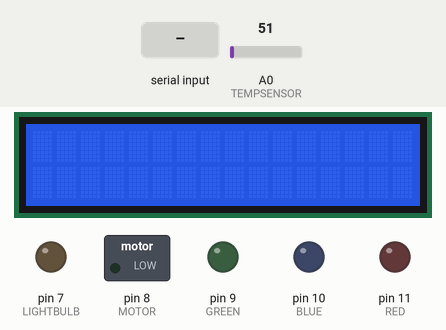
Simulated run of this sketch. Board: Arduino Uno, built with avr-gcc and run on an emulated ATmega328P. Shown: 16×2 character LCD, switched loads named in the sketch (green lamp = pin HIGH), output pins drawn as LEDs (lit = HIGH). The inputs (shaded band) are chosen by the test bench; at power-on: A0 (TEMPSENSOR) = 51. What the sketch prints to the serial monitor is not drawn.

Above: at 2.2 s.
2.3 s: "ON\n" received over Serial
4.8 s: "OFF\n" received over Serial
7.3 s: "1\n" received over Serial
At 10.6 s:
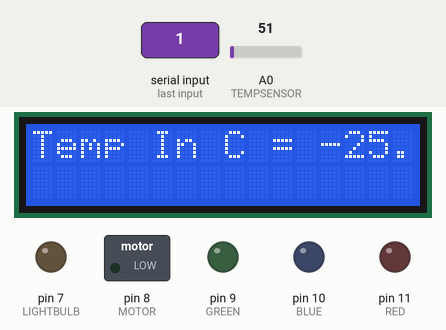
Timing chart, 0 to 12.1 s (numbered marks = the images above; inputs shaded):
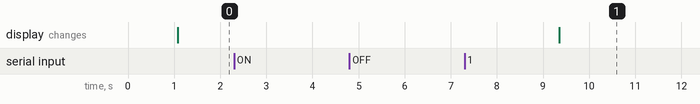

The sketch:

EnvironmentAutomation.ino
```cpp
#include <LiquidCrystal.h>

LiquidCrystal lcd(13, 12, 5, 4, 3, 2);

// API declration
const String ssid = "Simulator Wifi";
const String password = "";
const String host = "api.thingspeak.com";
const int httpPort = 80;
const String uriSmartAc = "/channels/1585831/fields/2.json?api_key=X0TQ0ZX91GVO379D&results=1";
const String uriSmartTv = "/channels/1585831/fields/4.json?api_key=X0TQ0ZX91GVO379D&results=1";
const String uriSmartLight = "/channels/1585831/fields/3.json?api_key=X0TQ0ZX91GVO379D&results=1";
const String uriTemperature = "/update?api_key=EALW984ZAPWOAW0L&field1=";

// Hardware Pin constants
const int RED = 11;
const int BLUE = 10;
const int GREEN = 9;
const int MOTOR = 8;
const int LIGHTBULB = 7;
const int TEMPSENSOR = A0;

// Components stats
bool tvStatus = false;
bool acStatus = false;
bool lightStatus = false;

int setupESP8266(void)
{
    // Start our ESP8266 Serial Communication
    Serial.begin(115200);
    Serial.println("AT");
    delay(10);
    if (!Serial.find("OK"))
        return 1;

    Serial.println("AT+CWJAP=\"" + ssid + "\",\"" + password + "\"");
    delay(10);

    if (!Serial.find("OK"))
        return 2;
    Serial.println("AT+CIPSTART=\"TCP\",\"" + host + "\"," + httpPort);
    delay(50);

    if (!Serial.find("OK"))
        return 3;
    return 0;
}

void setup()
{
    Serial.begin(9600);

    setupESP8266();
    lcd.begin(16, 2);
    pinMode(RED, OUTPUT);
    pinMode(BLUE, OUTPUT);
    pinMode(GREEN, OUTPUT);
    pinMode(MOTOR, OUTPUT);
    pinMode(LIGHTBULB, OUTPUT);
    pinMode(TEMPSENSOR, INPUT);
}

// smart Tv looping setup

void switchTVState()
{
    if (tvStatus)
    {
        Serial.println("Tv is ON");
        analogWrite(RED, 255);
        delay(500);
        analogWrite(RED, 255), analogWrite(GREEN, 70);
        delay(500);
        analogWrite(RED, 255), analogWrite(GREEN, 255), analogWrite(BLUE, 0);
        delay(500);
        analogWrite(RED, 127), analogWrite(GREEN, 255), analogWrite(BLUE, 0);
        delay(500);
        analogWrite(RED, 0), analogWrite(GREEN, 255), analogWrite(BLUE, 0);
        delay(500);
        analogWrite(RED, 0), analogWrite(GREEN, 255), analogWrite(BLUE, 127);
        delay(500);
        analogWrite(RED, 0), analogWrite(GREEN, 255), analogWrite(BLUE, 255);
        delay(500);
        analogWrite(RED, 0), analogWrite(GREEN, 127), analogWrite(BLUE, 255);
        delay(500);
        analogWrite(RED, 0), analogWrite(GREEN, 0), analogWrite(BLUE, 255);
        delay(500);
        analogWrite(RED, 127), analogWrite(GREEN, 0), analogWrite(BLUE, 255);
        delay(500);
        analogWrite(RED, 255), analogWrite(GREEN, 0), analogWrite(BLUE, 255);
        delay(500);
        analogWrite(RED, 255), analogWrite(GREEN, 0), analogWrite(BLUE, 127);
        delay(500);
    }
    else
    {
        Serial.println("TV if OFF");
        analogWrite(RED, 0);
        analogWrite(BLUE, 0);
        analogWrite(GREEN, 0);
    }
}

void switchACState()
{
    if (acStatus)
    {
        Serial.println("AC is running");
        digitalWrite(MOTOR, HIGH);
    }
    else
    {
        Serial.println("Ac is not running");
        digitalWrite(MOTOR, LOW);
    }
}

void switchLIGHTState()
{
    if (lightStatus)
    {
        Serial.println("Light is ON");
        digitalWrite(LIGHTBULB, HIGH);
    }
    else
    {
        Serial.println("Light is OFF");
        digitalWrite(LIGHTBULB, LOW);
    }
}

// Send POST request from the API

int thingspeakPost(float value)
{

    String httpPacket = "GET " + uriTemperature + "'" + String(value) + "'" + " HTTP/1.1\r\nHost: " + host + "\r\n\r\n";
    const int length = httpPacket.length();
    Serial.println("\n....Sending......\n" + httpPacket + "\n");

    Serial.print("AT+CIPSEND=");
    Serial.println(length);
    delay(10);

    Serial.print(httpPacket);
    delay(20);
    if (!Serial.find("SEND OK\r\n"))
        return 1;
    return 0;
}

float getTemperature()
{
    float vout = analogRead(TEMPSENSOR);
    vout = map(((analogRead(A0) - 20) * 3.04), 0, 1023, -40, 125);

    int returnStatus = thingspeakPost(vout);
    if (returnStatus == 1)
        Serial.println("\n..Sending data Failed\n");
    else
        Serial.println("\n..Sending data success\n");
    return vout;
}

// Send GET request to the API with given
// HTTP packet

int getRequest(String uri, char *field)
{
    String httpPacket3 = "GET " + uri + " HTTP/1.1\r\nHost: " + host + "\r\n\r\n";
    int length3 = httpPacket3.length();

    Serial.print("AT+CIPSEND=");
    Serial.println(length3);
    delay(10);

    Serial.print(httpPacket3);
    delay(10);

    while (!Serial.available())
        delay(5);
    String s = "";
    if (Serial.find("\r\n\r\n"))
    {
        delay(5);

        unsigned int i = 0;

        while (!Serial.find(field))
        {
        }

        bool ok = false;
        while (i < 60000)
        {
            if (Serial.available())
            {
                char c = Serial.read();
                s += c;
            }
            i++;
        }
    }
    int on = s.indexOf("ON");
    int off = s.indexOf("OFF");
    Serial.println(s);
    if (on != -1)
        return 1;
    if (off != -1)
        return 0;
    return -1;
}

void checkAC()
{
    Serial.println("\n....Checking AC state....\n");

    int state = getRequest(uriSmartAc, "\"feeds\":");
    if (state == -1)
        return;
    Serial.println(state);
    acStatus = (state == 1 ? true : false);
    Serial.println("done");
}
void checkTV()
{
    Serial.println("\n....Checking TV state....\n");

    int state = getRequest(uriSmartTv, "\"feeds\":");
    if (state == -1)
        return;
    Serial.println(state);
    tvStatus = (state == 1 ? true : false);
    Serial.println("done");
}

void checkLight()
{
    Serial.println("\n....Checking Light state....\n");

    int state = getRequest(uriSmartLight, "\"feeds\":");
    if (state == -1)
        return;
    Serial.println(state);
    lightStatus = (state == 1 ? true : false);
    Serial.println("done");
}

void loop()
{
    checkTV();
    checkAC();
    checkLight();

    switchTVState();
    switchACState();
    switchLIGHTState();
    float tempC = getTemperature();
    lcd.setCursor(0, 0);
    lcd.print("Temp In C = ");
    lcd.print(tempC);
    delay(1000);
}
```

Measured:
- after the input at 2.3 s, every drawn part: stays the same
- after the input at 4.8 s, every drawn part: stays the same
- after the input at 7.3 s, the display: changes after 2.0 s (image 1)
